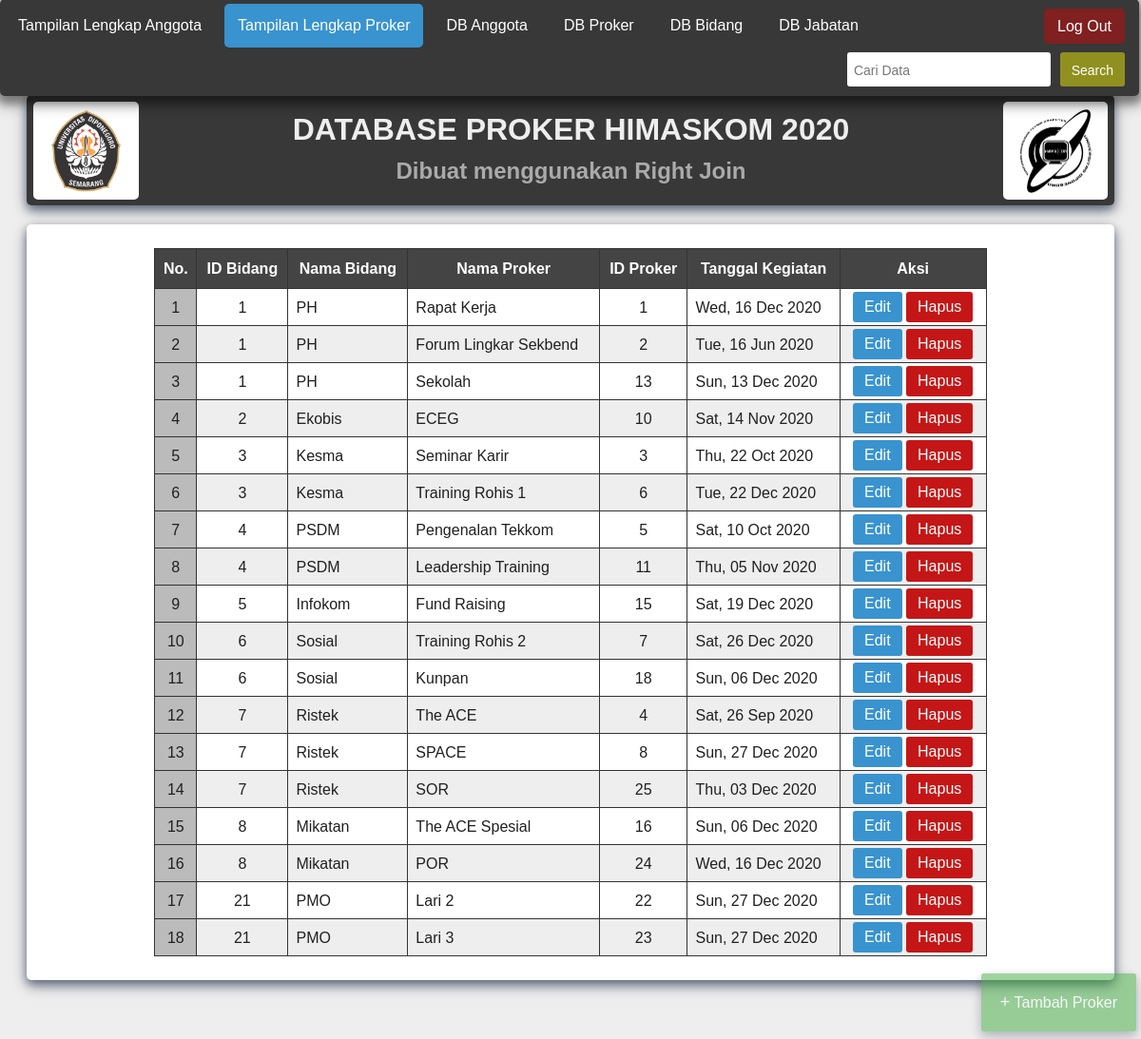
The page /ta_sbd/lengkap-proker.php (signed in) on the database its author committed.
### tables this page shows
CREATE TABLE `tb_proker` (
  `id_proker` int(11) NOT NULL,
  `nama_proker` varchar(50) NOT NULL,
  `tanggal_proker` date DEFAULT NULL,
  `id_bidang` int(11) DEFAULT NULL
);

CREATE TABLE `tb_bidang` (
  `id_bidang` int(11) NOT NULL,
  `nama_bidang` varchar(25) NOT NULL
);

### ta_sbd/lengkap-proker.php (the view, shortened to what this page needs)
<?php
include 'koneksi.php';
?>
<!DOCTYPE html>
<html>
<head>
    <link rel="stylesheet" href="tema.css">
</head>
<body>
<div class="topnav" style="position: fixed; top:5px; width: 99%">
  <a href="index.php">Tampilan Lengkap Anggota</a>
  <a class="active" href="lengkap-proker.php">Tampilan Lengkap Proker</a>
  <a href="db-anggota.php">DB Anggota</a>
  <a href="db-proker.php">DB Proker</a>
  <a href="db-bidang.php">DB Bidang</a>
  <a href="db-jabatan.php">DB Jabatan</a>
  <a style="margin-top:5px; margin-left: 7px; background-color: #802020; float: right; padding-top: 10px; padding-bottom: 9px;" href="logout.php">Log Out</a>
  <a style="padding: 0px; float: right;"><form action="" method="POST">
    <input type="text" name="query" placeholder="Cari Data" class="form_cari">
    <input class="btn_cari" type="submit" name="cari" value="Search">
    </form>
    </a>
</div>
<div class="div1 main">
    <img src="logo.png" style="float: right; height: 93px; width: 80px; padding-top: 5px;padding-bottom: 5px;padding-right: 15px;padding-left: 15px; margin: 5px; background-color: white; border-radius: 5px">
    <img src="undip1.png" style="float: left; height: 93px; width: 93px; padding-top: 5px;padding-bottom: 5px;padding-right: 9px;padding-left: 9px; margin: 5px; background-color: white; border-radius: 5px">
    <h1 style="margin-top: 16px; color: #eeeeee" align="center">DATABASE PROKER HIMASKOM 2020</h1>
    <h2 align="center">Dibuat menggunakan Right Join</h2>
</div>
<div class="div2">
<table class="hoverTable" border="1" width="80%" align="center">
    <thead>
    <tr>
        <th>No.</th>
        <th>ID Bidang</th>
        <th>Nama Bidang</th>
        <th>Nama Proker</th>
        <th>ID Proker</th>
        <th>Tanggal Kegiatan</th>
        <th>Aksi</th>
        </tr>
    </thead>
<tbody>
<?php
$query = $_POST['query'];
$no=1;
if($query != ''){
	$result = mysqli_query($conn, "SELECT tb_bidang.id_bidang, tb_bidang.nama_bidang, tb_proker.nama_proker, tb_proker.id_proker, tb_proker.tanggal_proker FROM tb_proker RIGHT JOIN tb_bidang ON tb_proker.id_bidang=tb_bidang.id_bidang WHERE nama_bidang LIKE '%$query%' or nama_proker LIKE '%$query%' or tb_bidang.id_bidang LIKE '%$query%' or id_proker LIKE '%$query%' ORDER BY tb_bidang.id_bidang");
}else{
	 $result = mysqli_query($conn, "SELECT tb_bidang.id_bidang, tb_bidang.nama_bidang, tb_proker.nama_proker, tb_proker.id_proker,  tb_proker.tanggal_proker FROM tb_proker RIGHT JOIN tb_bidang ON tb_proker.id_bidang=tb_bidang.id_bidang ORDER BY tb_bidang.id_bidang");
}
if(mysqli_num_rows($result)){
while ($data = mysqli_fetch_array($result)){
    ?>
    <tr class="hoverTable">
        <td style="text-align: center; background-color: #bbbbbb"><?php echo $no++;?></td>
        <td style="text-align: center;"><?php echo $data['id_bidang'];?></td>
        <td style="text-align: left"><?php echo $data['nama_bidang'];?></td>
        <td style="text-align: left"><?php echo $data['nama_proker'];?></td>
        <td style="text-align: center"><?php echo $data['id_proker'];?></td>
        <td style="text-align: left"><?php echo date('D, d M yy', strtotime($data["tanggal_proker"])); ?></td>
        <td align="center"><button><a class=" Edit " href= "edit-lengkap-proker.php?id_proker=<?php echo $data['id_proker']; ?>">Edit</a></button>
    	<button1><a class=" Hapus " href= "delete-lengkap-proker.php?id_proker=<?php echo $data['id_proker']; ?>">Hapus</a></button1>
    	</td>
    </tr>
<?php
}}else{
	echo '<tr><td colspan="9">Data Tidak Ditemukan</td></tr>';
}
?>
</tbody>
</table>
</div>
<br>
<div align="center">
<button4 onclick="location.href='add-lengkap-proker.php'"><a href="add-lengkap-proker.php"><span style="font-size: 18px">+</span> Tambah Proker</a></button4><br><br>
</div>
</body>
</html>

### ta_sbd/tema.css (style rules this page uses)
.main { margin-top: 100px; margin-bottom: 60px; }
html { scroll-behavior: smooth; }
h1 { color: #dfdfdf; margin: 16px; }
h2 { margin-top: -5px; margin-left: 16px; margin-right: 16px; color: #aaaaaa; }
.div1 { margin-bottom: 20px; padding: 2px; border-radius: 5px; background-color: #383838; margin-left: 20px; margin-right: 20px; box-shadow: 0 4px 10px 0 rgba(0, 20, 50, 0.4), 0 6px 15px 0 rgba(0, 20, 50, 0.4); }
.div2 { margin-left: 20px; margin-right: 20px; padding: 25px; border-radius: 5px; background-color: white; box-shadow: 0 4px 10px 0 rgba(0, 20, 50, 0.4), 0 6px 15px 0 rgba(0, 20, 50, 0.4); }
body { background-image: url("index32.jpg"); background-size: 1368px 768px; background-repeat: no-repeat; background-attachment: fixed; background-color: #eeeeee; font-family: Arial; }
.topnav { width: 100%; margin-top:-6px; margin-left: -8px; border-radius: 5px; padding-top: 5px; padding-bottom: 5px; padding-right: 10px; background-color: #383838; overflow: hidden; box-shadow: 0 4px 8px 4px rgba(0, 0, 0, 0.3), 0 6px 15px 4px rgba(0, 0, 0, 0.3); }
.topnav a { border-radius: 5px; float: left; color: #f2f2f2; text-align: center; padding: 14px 14px; text-decoration: none; font-size: 17px; margin-right: 5px; margin-left: 5px; overflow: hidden; }
.topnav a.active { background-color: #3993cf; color: white; }
table { border-collapse: collapse; line-height: 170%; text-align: center; border-width: 3px; border-color: #333333; border-style: initial; }
.hoverTable th { background-color: #444444; color: white; text-align: center; padding: 7px; }
.hoverTable td { background-color: white; color: #202020; padding: 0px; padding-left: 8px; padding-right: 8px; }
.hoverTable tr:nth-child(even) td { background: #eee; }
.form_cari { border-radius: 3px; font-family: arial; width: 200px; padding: 7px; font-size: 14pt; border-width: 0px; margin:5px; color: #222222; background-color: #ffffff; border-color: #aaaaaa; border-style: none; }
.btn_cari { opacity: 1; font-family: arial; background-color: #909020; color: rgb(255, 255, 255); text-decoration: none; padding-top: 11px; padding-bottom: 9px; padding-left: 12px; padding-right: 12px; cursor: pointer; border-radius: 3px; border-width: 0px; font-size: 14px; margin-top: 0px; }
a:link { color: rgb(255, 255, 255); text-decoration: none; font-size: 16px; }
button { opacity: 1; font-family: arial; background-color:#3993cf; color: rgb(255, 255, 255); text-decoration: none; padding-top: 7px; padding-bottom: 7px; padding-left: 12px; padding-right: 12px; cursor: pointer; border-radius: 3px; border-width: 0px; font-size: 14px; margin-top:3px; margin-bottom:3px; }
button1 { opacity: 1; font-family: arial; background-color:#c41616; color: rgb(255, 255, 255); text-decoration: none; padding-top: 8px; padding-bottom: 8px; padding-left: 12px; padding-right: 12px; cursor: pointer; border-radius: 3px; border-width: 0px; font-size: 14px; margin-top:3px; margin-bottom:3px; }
button4 { opacity: 0.5; position: fixed; bottom: 5px; right: 5px; background-color:#40aa40; color: rgb(255, 255, 255); text-decoration: none; padding:20px; cursor: pointer; border-radius: 3px; border-width: 0px; font-size: 14px; text-align: center; margin-top: 3px; margin-bottom:3px; box-shadow: 0 4px 8px 0 rgba(0, 20, 50, 0.3), 0 6px 15px 0 rgba(0, 20, 50, 0.3); }
::placeholder { color: #777777; font-size: 14px; }

### rows shown on the page
tb_proker: id_bidang.id_bidang "1", id_bidang.nama_bidang "PH", nama_proker "Rapat Kerja", id_proker "1", tanggal_proker "Wed, 16 Dec 2020"
tb_proker: id_bidang.id_bidang "1", id_bidang.nama_bidang "PH", nama_proker "Forum Lingkar Sekbend", id_proker "2", tanggal_proker "Tue, 16 Jun 2020"
tb_proker: id_bidang.id_bidang "1", id_bidang.nama_bidang "PH", nama_proker "Sekolah", id_proker "13", tanggal_proker "Sun, 13 Dec 2020"
tb_proker: id_bidang.id_bidang "2", id_bidang.nama_bidang "Ekobis", nama_proker "ECEG", id_proker "10", tanggal_proker "Sat, 14 Nov 2020"
tb_proker: id_bidang.id_bidang "3", id_bidang.nama_bidang "Kesma", nama_proker "Seminar Karir", id_proker "3", tanggal_proker "Thu, 22 Oct 2020"
tb_proker: id_bidang.id_bidang "3", id_bidang.nama_bidang "Kesma", nama_proker "Training Rohis 1", id_proker "6", tanggal_proker "Tue, 22 Dec 2020"
tb_proker: id_bidang.id_bidang "4", id_bidang.nama_bidang "PSDM", nama_proker "Pengenalan Tekkom", id_proker "5", tanggal_proker "Sat, 10 Oct 2020"
tb_proker: id_bidang.id_bidang "4", id_bidang.nama_bidang "PSDM", nama_proker "Leadership Training", id_proker "11", tanggal_proker "Thu, 05 Nov 2020"
tb_proker: id_bidang.id_bidang "5", id_bidang.nama_bidang "Infokom", nama_proker "Fund Raising", id_proker "15", tanggal_proker "Sat, 19 Dec 2020"
tb_proker: id_bidang.id_bidang "6", id_bidang.nama_bidang "Sosial", nama_proker "Training Rohis 2", id_proker "7", tanggal_proker "Sat, 26 Dec 2020"
tb_proker: id_bidang.id_bidang "6", id_bidang.nama_bidang "Sosial", nama_proker "Kunpan", id_proker "18", tanggal_proker "Sun, 06 Dec 2020"
tb_proker: id_bidang.id_bidang "7", id_bidang.nama_bidang "Ristek", nama_proker "The ACE", id_proker "4", tanggal_proker "Sat, 26 Sep 2020"
tb_proker: id_bidang.id_bidang "7", id_bidang.nama_bidang "Ristek", nama_proker "SPACE", id_proker "8", tanggal_proker "Sun, 27 Dec 2020"
tb_proker: id_bidang.id_bidang "7", id_bidang.nama_bidang "Ristek", nama_proker "SOR", id_proker "25", tanggal_proker "Thu, 03 Dec 2020"
tb_proker: id_bidang.id_bidang "8", id_bidang.nama_bidang "Mikatan", nama_proker "The ACE Spesial", id_proker "16", tanggal_proker "Sun, 06 Dec 2020"
tb_proker: id_bidang.id_bidang "8", id_bidang.nama_bidang "Mikatan", nama_proker "POR", id_proker "24", tanggal_proker "Wed, 16 Dec 2020"
tb_proker: id_bidang.id_bidang "21", id_bidang.nama_bidang "PMO", nama_proker "Lari 2", id_proker "22", tanggal_proker "Sun, 27 Dec 2020"
tb_proker: id_bidang.id_bidang "21", id_bidang.nama_bidang "PMO", nama_proker "Lari 3", id_proker "23", tanggal_proker "Sun, 27 Dec 2020"
